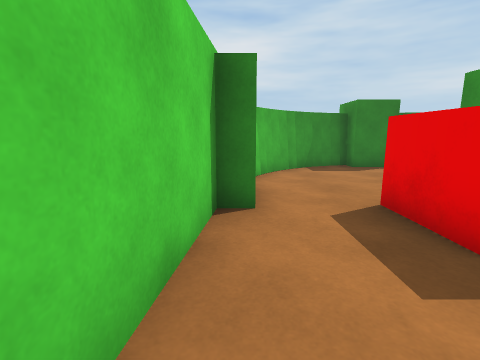
view 1 (above)

24 first-person views from a walk through a Unity game level. The camera is 1.2 m above the floor, tilts 10° down and sees 85° across. The floor is counted in squares, 1 m on a side. Each view is taken from the middle of a square. On the plan, view 1 faces up. The plan holds only what a view shows up to about 12 squares ahead; the rest is blank. The place goes on beyond the plan. The player is left out. Surface patterns are stand-ins for the level's own textures.

view 2
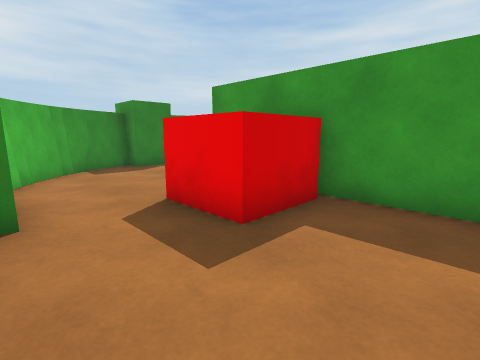

view 3
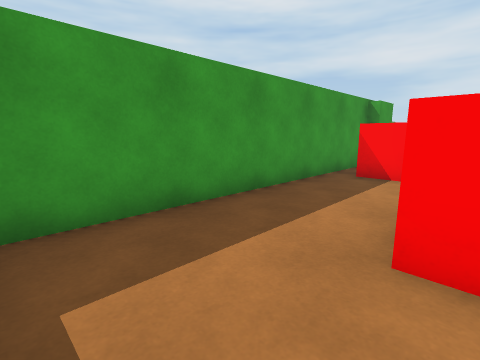

view 4
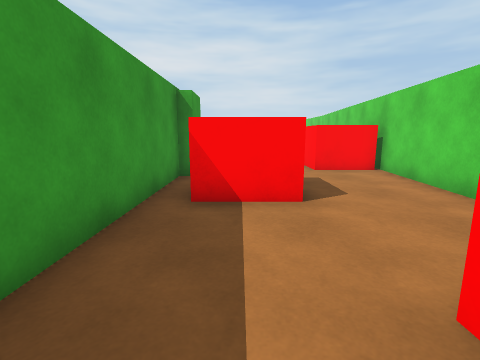

view 5
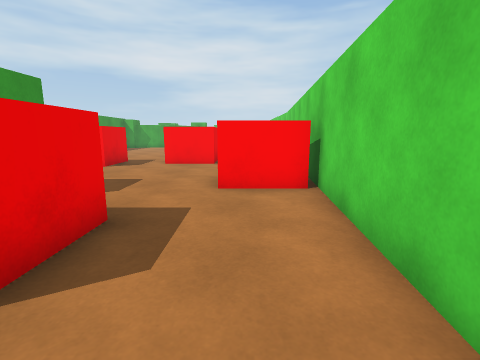

view 6
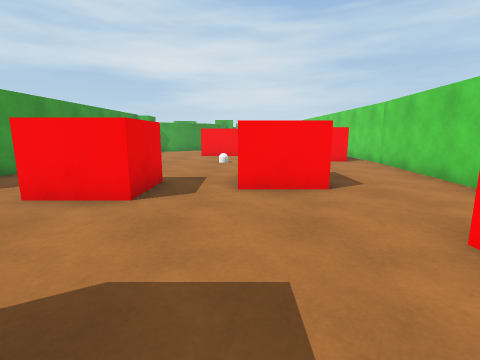

view 7
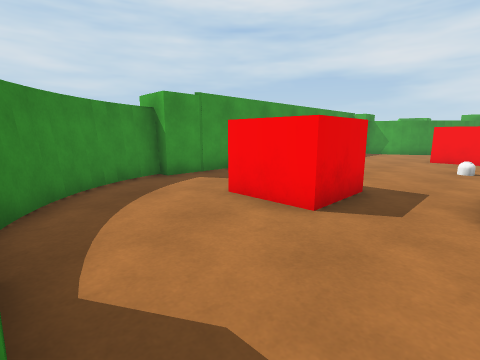

view 8
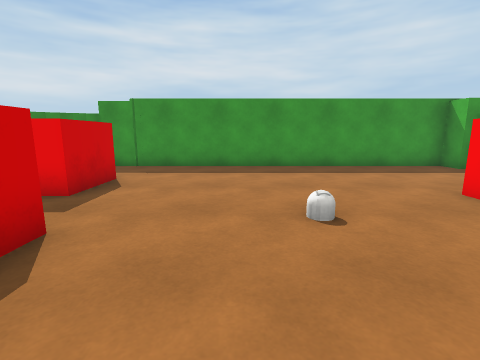

view 9
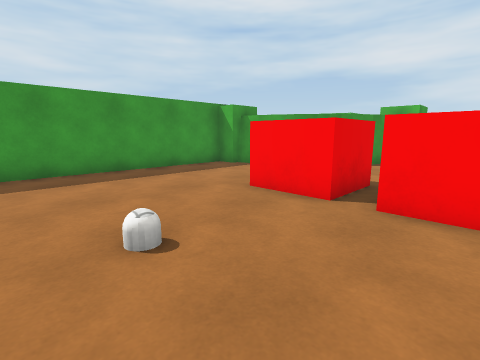

view 10
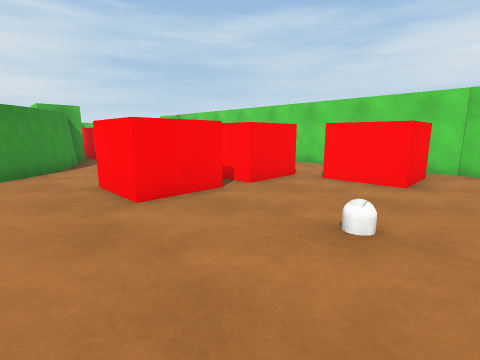

view 11
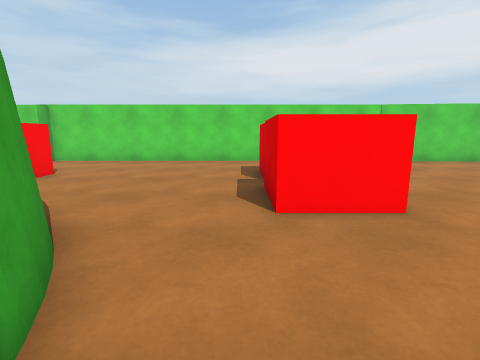

view 12
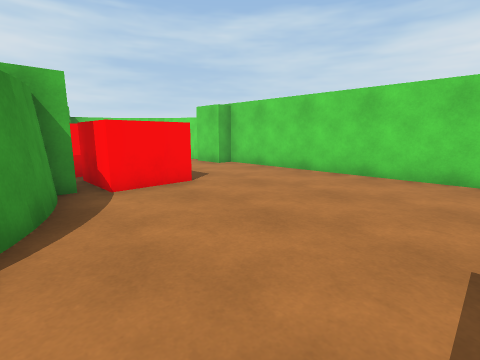

view 13
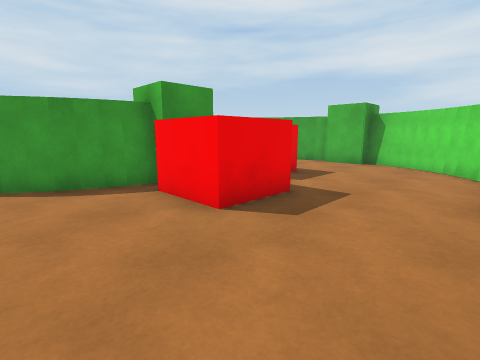

view 14
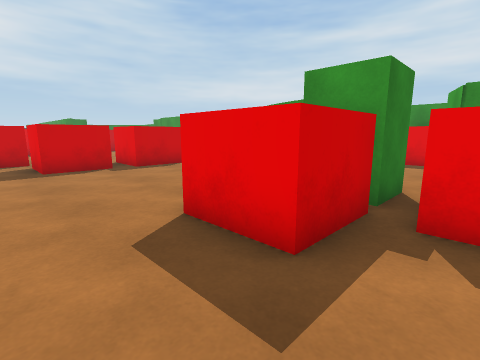

view 15
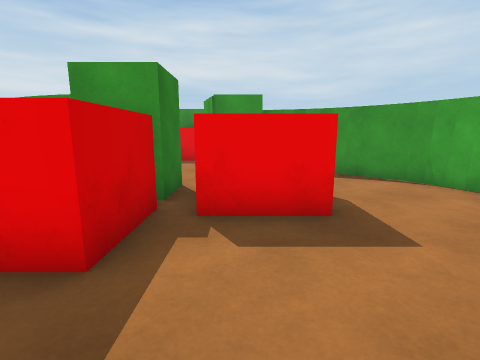

view 16
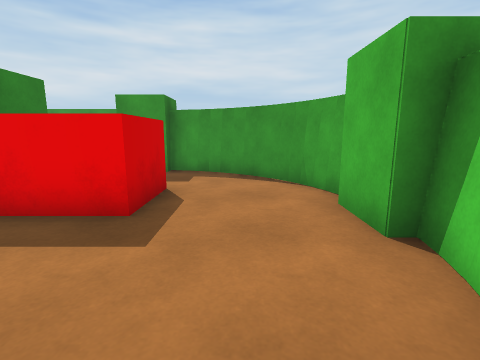

view 17
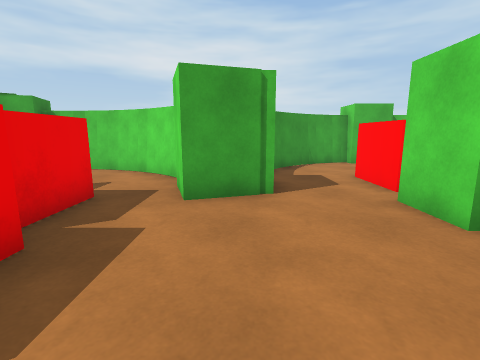

view 18
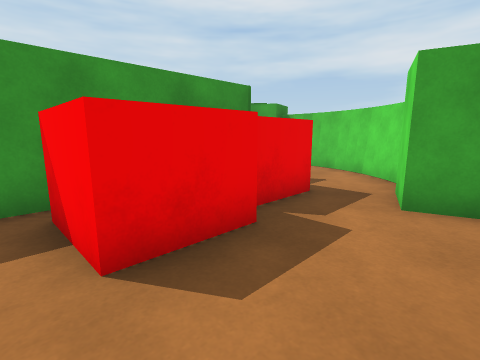

view 19
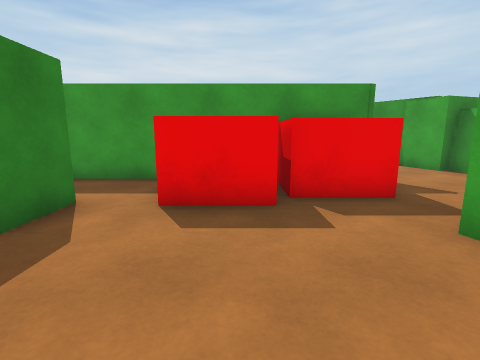

view 20
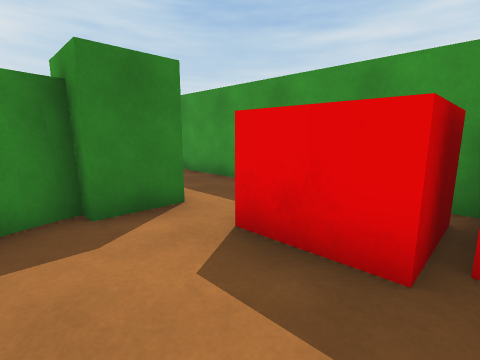

view 21
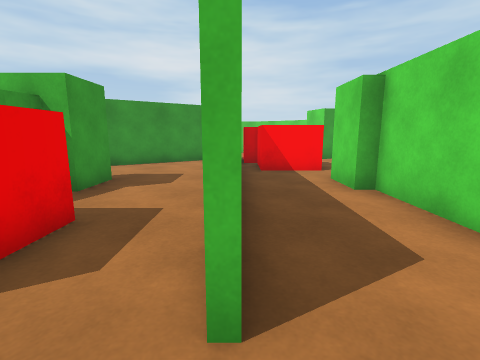

view 22
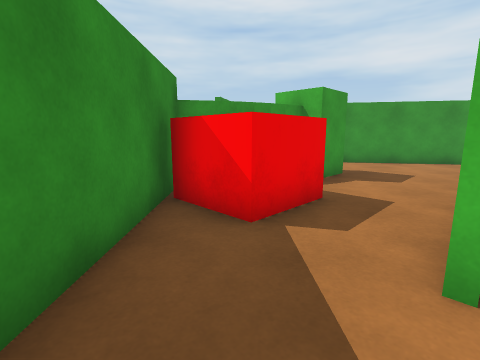

view 23
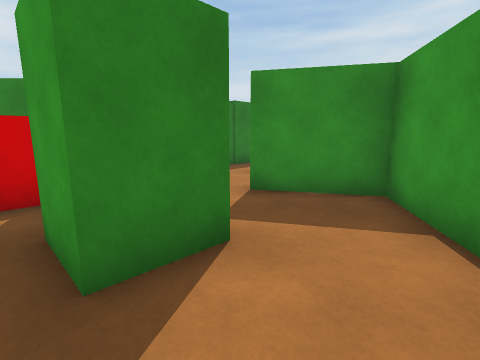

view 24
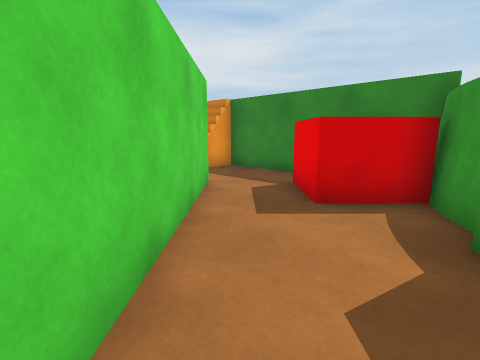

### Floor plan
Points are (right, up) in squares from view 1. A wall is a line through its corners. A room is listed if a view was taken in it or the views show most of it. See-through windows are left out.
Room 1 (views 1, 2, 3, 4, 5, 6, 7, 8, 9, 10, 11, 12, 13, 14, 15, 16, 17, 18, 19, 20, 21, 22)
walls: (10.3, -13.5) (10, -12.7); (10.1, -12.8) (9.6, -12); (9.7, -12) (9.2, -11.3); (9.2, -11.4) (8.5, -10.7); (8.7, -10.8) (7.5, -10); (4.7, -8.5) (4.7, 4.2); (10, -24) (10, -26.5); (-2.3, -14.6) (-2.8, -19.9); (16.5, -21.5) (13.7, -18.8) (12.8, -19.6); (9.8, -26.5) (9.8, -15.2); (-2.8, -19.8) (-2.8, -34.4); (8.4, -27.1) (9.1, -27); (8.8, -27.6) (8.1, -27.9); (6.8, -27.7) (7.9, -27.2); (-1.3, -5.3) (-2.1, -13.1); (5.4, -29) (6.1, -28.3) (6.9, -27.7); (4.9, -29.7) (5.5, -28.9); (4.3, -31.1) (4.9, -29.6); (4.1, -32) (4.4, -30.9); (13, -34.4) (13, -24.1); (-0.5, 3.2) (-0.7, 0.6); (9.6, -36.2) (10.3, -36.8); (7.5, -36.8) (7.8, -35.7); (10.1, -36.8) (11.4, -37.6) (12.9, -38); (11.2, -37.4) (11.7, -37.7); (7, -37.9) (7.6, -36.6); (12.8, -38) (13.3, -38); (6.5, -38.5) (7.1, -37.8); (13.9, -38.1) (14.5, -38); (5.9, -39.1) (6.6, -38.4); (1.1, 8.4) (0.4, 7.5); (-1.7, -38) (-1.4, -38.4); (4.9, -39.8) (6.1, -39); (-1.6, -38.3) (-0.6, -39.3); (2.7, 9.8) (1.6, 9) (1, 8.4); (4.1, -40.1) (5, -39.7); (3.5, 10) (2.6, 9.6); (4.2, 10.2) (3.3, 10); (-0.6, -39.2) (0.2, -39.7); (3.5, -40.3) (4.2, -40.1); (0.1, -39.6) (1, -39.9); (0.9, -40) (2, -40.2)
low walls: (6.5, -28) (6.1, -28.3)
ways out: opening at (14.5, -22) to room 2
objects: green block (-2, -36) to (-2, -34); red block (-2, -22) to (0, -21); red block (-1, -12) to (0, -10); green block (-1, 4) to (0, 5); red block (0, -25) to (2, -23); red block (0, -2) to (1, -1); red block (1, -34) to (3, -32); red block (1, -17) to (3, -15); red block (2, -7) to (4, -6); green block (3, -40); red block (3, -36) to (5, -35); red block (3, -25) to (5, -24); red block (3, 2) to (4, 4); green block (4, -34) to (5, -33); green block (4, -10) to (5, -9); red block (5, -16) to (7, -14); green block (5, 10); green block (7, -35) to (8, -35); green block (8, -35) to (9, -34); green block (9, -28) to (10, -27); red block (10, -31) to (12, -30); green block (10, -15) to (11, -14); red block (11, -34) to (12, -32)
Room 2 (views 23, 24)
walls: (16.8, -26.2) (17.3, -24.8) (17.7, -23.9); (17.9, -24.1) (18.4, -23.4) (16.5, -21.5); (19.4, -30) (21.5, -28.5) (20.1, -26.2); (13.2, -22.2) (13.2, -28.2); (14, -33.6) (17.9, -30.9)
ways out: opening at (14.5, -22) to room 1; opening at (19, -27)
objects: red block (15, -24) to (17, -23); green block (17, -28) to (18, -27)

Positions as (right, up) in squares from view 1, and headings:
1: (0, 0), facing up
2: (0, 0), facing up-right
3: (1, 2), facing down-right
4: (3, -1), facing down
5: (0, -4), facing down
6: (3, -9), facing down
7: (3, -10), facing down-right
8: (0, -19), facing right
9: (1, -19), facing down-right
10: (7, -19), facing down-left
11: (9, -26), facing left
12: (5, -26), facing down-left
13: (-2, -29), facing down-right
14: (-1, -35), facing up-right
15: (-1, -35), facing right
16: (-1, -38), facing right
17: (8, -29), facing down
18: (8, -29), facing down-right
19: (6, -31), facing right
20: (8, -32), facing up-right
21: (13, -21), facing down
22: (13, -20), facing down-right
23: (16, -30), facing up-right
24: (14, -29), facing up
